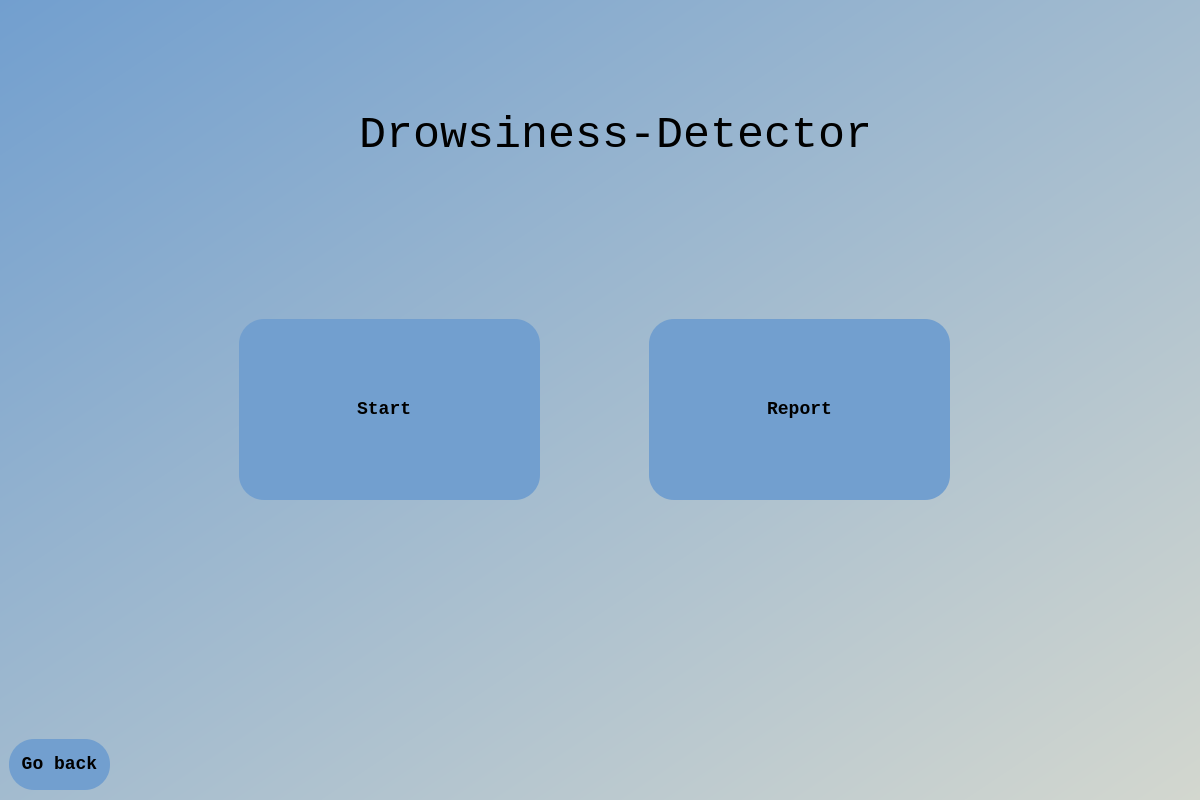
<?xml version="1.0" encoding="UTF-8"?>
<ui version="4.0">
 <class>Dialog</class>
 <widget class="QDialog" name="Dialog">
  <property name="geometry">
   <rect>
    <x>0</x>
    <y>0</y>
    <width>1200</width>
    <height>800</height>
   </rect>
  </property>
  <property name="windowTitle">
   <string>mainWindow</string>
  </property>
  <widget class="QWidget" name="bgwidget" native="true">
   <property name="geometry">
    <rect>
     <x>-1</x>
     <y>-1</y>
     <width>1201</width>
     <height>801</height>
    </rect>
   </property>
   <property name="styleSheet">
    <string notr="true">QWidget#bgwidget{
background-color:qlineargradient(spread:pad, x1:0, y1:0, x2:1, y2:1, stop:0 rgba(114, 159, 207, 255), stop:1 rgba(211, 215, 207, 255));}</string>
   </property>
   <widget class="QPushButton" name="start">
    <property name="geometry">
     <rect>
      <x>240</x>
      <y>320</y>
      <width>301</width>
      <height>181</height>
     </rect>
    </property>
    <property name="font">
     <font>
      <family>Monospace</family>
      <pointsize>-1</pointsize>
      <weight>75</weight>
      <bold>true</bold>
     </font>
    </property>
    <property name="styleSheet">
     <string notr="true">background-color: rgb(114, 159, 207);
 border-radius: 25px;
font-size:18px;
font-weight: bold;</string>
    </property>
    <property name="text">
     <string>Start </string>
    </property>
   </widget>
   <widget class="QLabel" name="label_2">
    <property name="geometry">
     <rect>
      <x>360</x>
      <y>90</y>
      <width>541</width>
      <height>91</height>
     </rect>
    </property>
    <property name="font">
     <font>
      <family>Monospace</family>
      <pointsize>-1</pointsize>
     </font>
    </property>
    <property name="styleSheet">
     <string notr="true">font-size:45px;
</string>
    </property>
    <property name="text">
     <string>Drowsiness-Detector</string>
    </property>
   </widget>
   <widget class="QPushButton" name="backbutton">
    <property name="geometry">
     <rect>
      <x>10</x>
      <y>740</y>
      <width>101</width>
      <height>51</height>
     </rect>
    </property>
    <property name="font">
     <font>
      <family>Monospace</family>
      <pointsize>-1</pointsize>
      <weight>75</weight>
      <bold>true</bold>
     </font>
    </property>
    <property name="styleSheet">
     <string notr="true">background-color: rgb(114, 159, 207);
 border-radius: 25px;
font-size:18px;
font-weight: bold;</string>
    </property>
    <property name="text">
     <string>Go back</string>
    </property>
   </widget>
   <widget class="QPushButton" name="report">
    <property name="geometry">
     <rect>
      <x>650</x>
      <y>320</y>
      <width>301</width>
      <height>181</height>
     </rect>
    </property>
    <property name="font">
     <font>
      <family>Monospace</family>
      <pointsize>-1</pointsize>
      <weight>75</weight>
      <bold>true</bold>
     </font>
    </property>
    <property name="styleSheet">
     <string notr="true">background-color: rgb(114, 159, 207);
 border-radius: 25px;
font-size:18px;
font-weight: bold;</string>
    </property>
    <property name="text">
     <string>Report</string>
    </property>
   </widget>
  </widget>
 </widget>
 <resources/>
 <connections/>
</ui>
